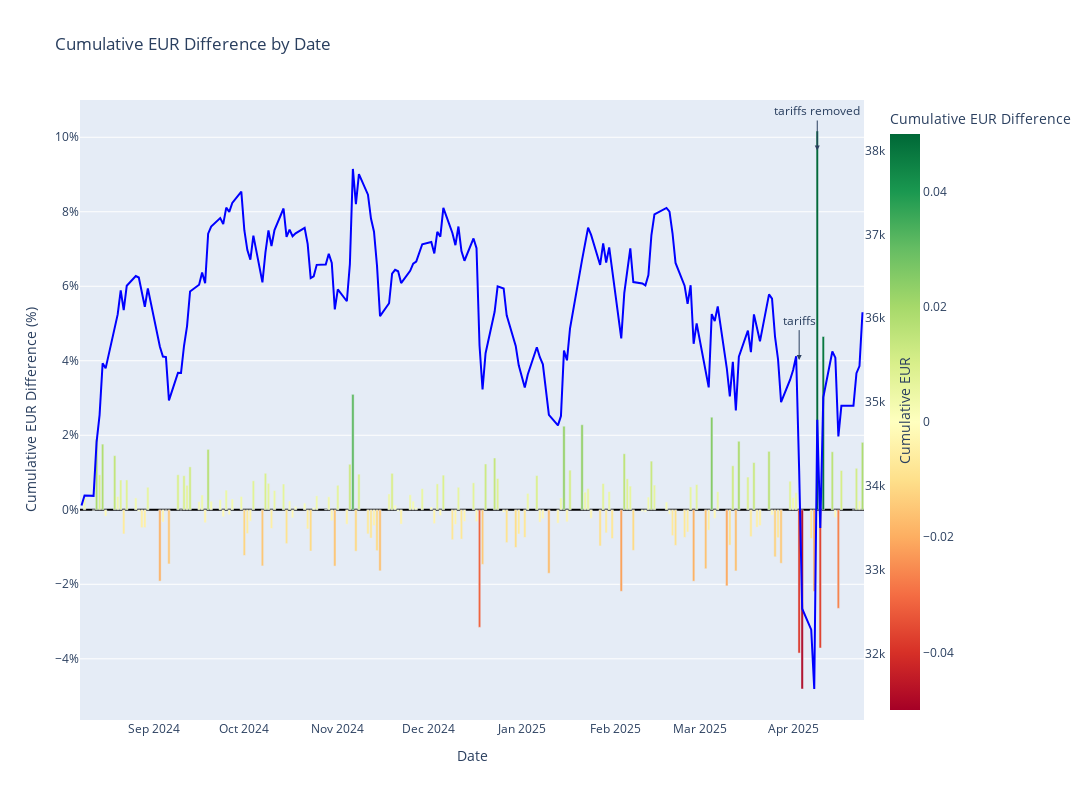

Notebook code cell kept with this figure:
### Code cell
# Create a bar chart for cumulative_eur_diff with a gradient color
fig = px.bar(
    all_data_filtered,
    x=all_data_filtered.index,
    y='cumulative_eur_diff',
    title='Cumulative EUR Difference by Date',
    labels={'cumulative_eur_diff': 'Cumulative EUR Difference', 'index': 'Date'},
    color='cumulative_eur_diff',  # Map color to the cumulative_eur_diff values
    color_continuous_scale='RdYlGn',  # Gradient from red to green
    color_continuous_midpoint=0,  # Set midpoint for the gradient
    range_color=[-0.05, 0.05],  # Set the range for color mapping
)

# Customize the layout
fig.update_layout(
    xaxis_title="Date",
    yaxis_title="Cumulative EUR Difference (%)",
    yaxis_tickformat="0.00%",  # Format y-axis as percentage
    height=800,
    width=1500,
    yaxis_zeroline=True,
    yaxis_zerolinecolor="black",
    yaxis_zerolinewidth=2,
)

# Add a line for cumulative_eur on the second y-axis
fig.add_trace(
    px.line(
        all_data_filtered,
        x=all_data_filtered.index,
        y='cumulative_eur',
    ).data[0].update(yaxis='y2', line=dict(color='blue'))
)

# Update the layout to include a second y-axis
fig.update_layout(
    yaxis2=dict(
        title="Cumulative EUR",
        overlaying="y",
        side="right",
        showgrid=False,
        matches=None,
    )
)

fig.update_layout(
    annotations=[
        {
        'x': '2025-04-03',
        'y': 35500, 
        'xref': 'x', 
        'yref': 'y2',
        'text': 'tariffs', 'showarrow': True, 'arrowhead': 2, 'ax': 0, 'ay': -40},
    {
        'x': '2025-04-09',
        'y': 38000, 
        'xref': 'x', 
        'yref': 'y2',
        'text': 'tariffs removed', 'showarrow': True, 'arrowhead': 2, 'ax': 0, 'ay': -40},
    ]
)

fig.show()

### Figure 1 — Plotly figure (JSON) as saved in the notebook; plotly's stock layout.template omitted (floating-point values rounded to 4 significant figures; data arrays with more than 128 entries replaced by an {"elided": "..."} marker saying what was removed)
{"data": [{"hovertemplate": "Date=%{x}<br>Cumulative EUR Difference=%{marker.color}<extra></extra>", "legendgroup": "", "marker": {"color": {"elided": "178 float values"}, "coloraxis": "coloraxis", "pattern": {"shape": ""}}, "name": "", "orientation": "v", "showlegend": false, "textposition": "auto", "type": "bar", "x": {"elided": "178 str values"}, "xaxis": "x", "y": {"elided": "178 float values"}, "yaxis": "y"}, {"hovertemplate": "Date=%{x}<br>cumulative_eur=%{y}<extra></extra>", "legendgroup": "", "line": {"color": "blue", "dash": "solid"}, "marker": {"symbol": "circle"}, "mode": "lines", "name": "", "orientation": "v", "showlegend": false, "type": "scatter", "x": {"elided": "178 str values"}, "xaxis": "x", "y": {"elided": "178 float values"}, "yaxis": "y2"}], "layout": {"annotations": [{"arrowhead": 2, "ax": 0, "ay": -40, "showarrow": true, "text": "tariffs", "x": "2025-04-03", "xref": "x", "y": 35500, "yref": "y2"}, {"arrowhead": 2, "ax": 0, "ay": -40, "showarrow": true, "text": "tariffs removed", "x": "2025-04-09", "xref": "x", "y": 38000, "yref": "y2"}], "barmode": "relative", "coloraxis": {"cmax": 0.05, "cmid": 0, "cmin": -0.05, "colorbar": {"title": {"text": "Cumulative EUR Difference"}}, "colorscale": [[0, "rgb(165,0,38)"], [0.1, "rgb(215,48,39)"], [0.2, "rgb(244,109,67)"], [0.3, "rgb(253,174,97)"], [0.4, "rgb(254,224,139)"], [0.5, "rgb(255,255,191)"], [0.6, "rgb(217,239,139)"], [0.7, "rgb(166,217,106)"], [0.8, "rgb(102,189,99)"], [0.9, "rgb(26,152,80)"], [1, "rgb(0,104,55)"]]}, "height": 800, "legend": {"tracegroupgap": 0}, "title": {"text": "Cumulative EUR Difference by Date"}, "width": 1500, "xaxis": {"anchor": "y", "domain": [0, 1], "title": {"text": "Date"}}, "yaxis": {"anchor": "x", "domain": [0, 1], "tickformat": "0.00%", "title": {"text": "Cumulative EUR Difference (%)"}, "zeroline": true, "zerolinecolor": "black", "zerolinewidth": 2}, "yaxis2": {"overlaying": "y", "showgrid": false, "side": "right", "title": {"text": "Cumulative EUR"}}}}
